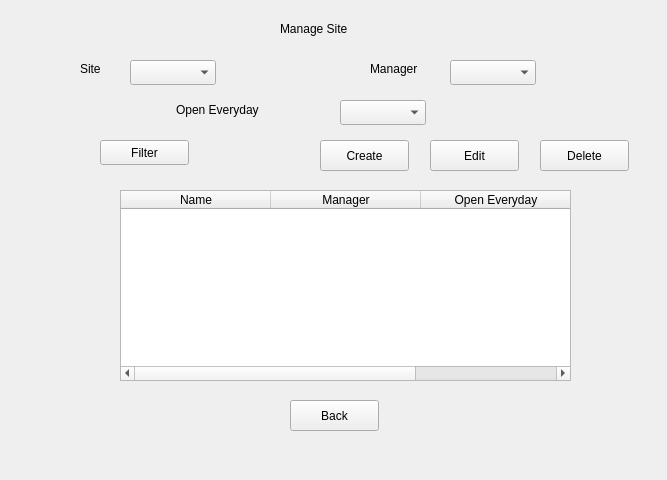
<?xml version="1.0" encoding="UTF-8"?>
<ui version="4.0">
 <class>Form</class>
 <widget class="QWidget" name="Form">
  <property name="geometry">
   <rect>
    <x>0</x>
    <y>0</y>
    <width>667</width>
    <height>480</height>
   </rect>
  </property>
  <property name="windowTitle">
   <string>Form</string>
  </property>
  <widget class="QLabel" name="label">
   <property name="geometry">
    <rect>
     <x>80</x>
     <y>60</y>
     <width>67</width>
     <height>17</height>
    </rect>
   </property>
   <property name="text">
    <string>Site</string>
   </property>
  </widget>
  <widget class="QLabel" name="label_2">
   <property name="geometry">
    <rect>
     <x>280</x>
     <y>20</y>
     <width>181</width>
     <height>17</height>
    </rect>
   </property>
   <property name="text">
    <string>Manage Site</string>
   </property>
  </widget>
  <widget class="QComboBox" name="comboBox">
   <property name="geometry">
    <rect>
     <x>130</x>
     <y>60</y>
     <width>86</width>
     <height>25</height>
    </rect>
   </property>
  </widget>
  <widget class="QComboBox" name="comboBox_2">
   <property name="geometry">
    <rect>
     <x>450</x>
     <y>60</y>
     <width>86</width>
     <height>25</height>
    </rect>
   </property>
  </widget>
  <widget class="QLabel" name="label_3">
   <property name="geometry">
    <rect>
     <x>370</x>
     <y>60</y>
     <width>67</width>
     <height>17</height>
    </rect>
   </property>
   <property name="text">
    <string>Manager</string>
   </property>
  </widget>
  <widget class="QLabel" name="label_4">
   <property name="geometry">
    <rect>
     <x>176</x>
     <y>100</y>
     <width>151</width>
     <height>20</height>
    </rect>
   </property>
   <property name="text">
    <string>Open Everyday</string>
   </property>
  </widget>
  <widget class="QComboBox" name="comboBox_3">
   <property name="geometry">
    <rect>
     <x>340</x>
     <y>100</y>
     <width>86</width>
     <height>25</height>
    </rect>
   </property>
  </widget>
  <widget class="QPushButton" name="pushButton">
   <property name="geometry">
    <rect>
     <x>100</x>
     <y>140</y>
     <width>89</width>
     <height>25</height>
    </rect>
   </property>
   <property name="text">
    <string>Filter</string>
   </property>
  </widget>
  <widget class="QPushButton" name="pushButton_2">
   <property name="geometry">
    <rect>
     <x>320</x>
     <y>140</y>
     <width>89</width>
     <height>31</height>
    </rect>
   </property>
   <property name="text">
    <string>Create</string>
   </property>
  </widget>
  <widget class="QPushButton" name="pushButton_3">
   <property name="geometry">
    <rect>
     <x>430</x>
     <y>140</y>
     <width>89</width>
     <height>31</height>
    </rect>
   </property>
   <property name="text">
    <string>Edit</string>
   </property>
  </widget>
  <widget class="QPushButton" name="pushButton_4">
   <property name="geometry">
    <rect>
     <x>540</x>
     <y>140</y>
     <width>89</width>
     <height>31</height>
    </rect>
   </property>
   <property name="text">
    <string>Delete</string>
   </property>
  </widget>
  <widget class="QPushButton" name="pushButton_5">
   <property name="geometry">
    <rect>
     <x>290</x>
     <y>400</y>
     <width>89</width>
     <height>31</height>
    </rect>
   </property>
   <property name="text">
    <string>Back</string>
   </property>
  </widget>
  <widget class="QTableWidget" name="tableWidget_3">
   <property name="geometry">
    <rect>
     <x>120</x>
     <y>190</y>
     <width>451</width>
     <height>191</height>
    </rect>
   </property>
   <attribute name="horizontalHeaderCascadingSectionResizes">
    <bool>true</bool>
   </attribute>
   <attribute name="horizontalHeaderDefaultSectionSize">
    <number>150</number>
   </attribute>
   <attribute name="horizontalHeaderShowSortIndicator" stdset="0">
    <bool>true</bool>
   </attribute>
   <attribute name="verticalHeaderCascadingSectionResizes">
    <bool>false</bool>
   </attribute>
   <column>
    <property name="text">
     <string>Name</string>
    </property>
    <property name="textAlignment">
     <set>AlignCenter</set>
    </property>
   </column>
   <column>
    <property name="text">
     <string>Manager</string>
    </property>
    <property name="textAlignment">
     <set>AlignCenter</set>
    </property>
   </column>
   <column>
    <property name="text">
     <string>Open Everyday</string>
    </property>
    <property name="textAlignment">
     <set>AlignCenter</set>
    </property>
   </column>
  </widget>
 </widget>
 <resources/>
 <connections/>
</ui>
